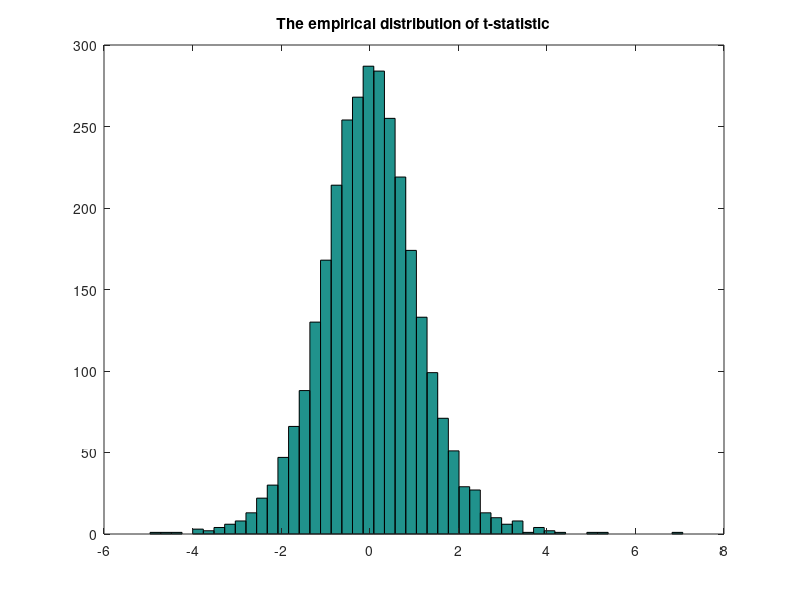
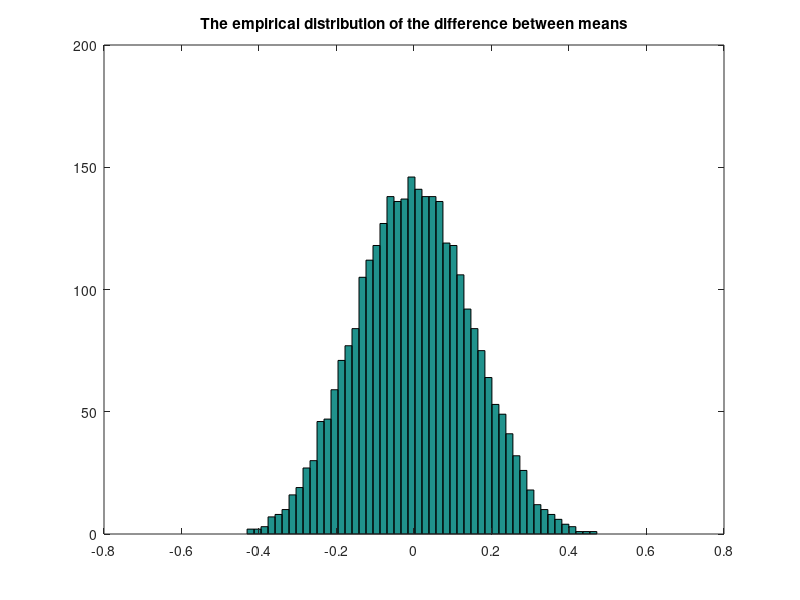

The MATLAB source for these figures, in order:
% set random seed
rng(10)
% size of sample 1
s1_size = 6;
% size of sample 2
s2_size = 8;
% set the means to g1 and g2
mean_s1 = 1;
mean_s2 = 1.5;
% stochastic error
e1 = 0.25*randn(s1_size, 1);
e2 = 0.25*randn(s2_size, 1);
% generate datasets
sample1 = mean_s1+e1;
sample2 = mean_s2+e2;

%% 1_(a)
% perform two-sample t-test
[hyp,p1,ci,stats] = ttest2(sample1, sample2);
original_tstatistic = stats.tstat;
original_meandiff = mean(sample1)-mean(sample2);


%% 1_(b)_(i)
% both groups
bothgroups = [sample1; sample2];
% construct an one-dimensional array D
D=bothgroups';

%% 1_(b)_(ii)&(iii)
% construct all the valid permutations of D
C1 = combnk(D, s1_size); 
% initialise C2
C2 = zeros(length(C1),s2_size); 

% initialise array to store all t-statistics
tstatistic_array = zeros(1, length(C1)); % initialise array to store all t-statistics
for i=1:length(C1)
    % make sure there is no repeat for valid permutations
    C2(i,:) = setdiff(D, C1(i,:));
    % compute the t-statistics for all the membership permutations
    [hyp,p2,ci,stats] = ttest2(C1(i,:), C2(i,:));
    tstatistic_array(i) = stats.tstat;    
end
% construct empirical distribution of t-statistic
figure,
hist(tstatistic_array, 50);
title('The empirical distribution of t-statistic');

%% 1_(b)_(iv)
% determine the p-value by finding the percentage of the permutations with a t-statistic greater
% than and equal to that of the original labeling.
p_value_b = nnz(tstatistic_array <= original_tstatistic)/numel(tstatistic_array);

%% 1_(c)
% repeat (b) but rather than using the t-statistic, use the difference between
% the means as the test statistic
mean_diff_array = zeros(1, length(C1));
for i=1:length(C1)
   mean_diff = mean(C1(i,:)) - mean(C2(i,:));
   mean_diff_array(i) = mean_diff;
end
figure,
hist(mean_diff_array, 50);
title('The empirical distribution of the difference between means');
% p-value computed with mean difference
p_value_c = nnz(mean_diff_array <= original_meandiff)/numel(mean_diff_array);